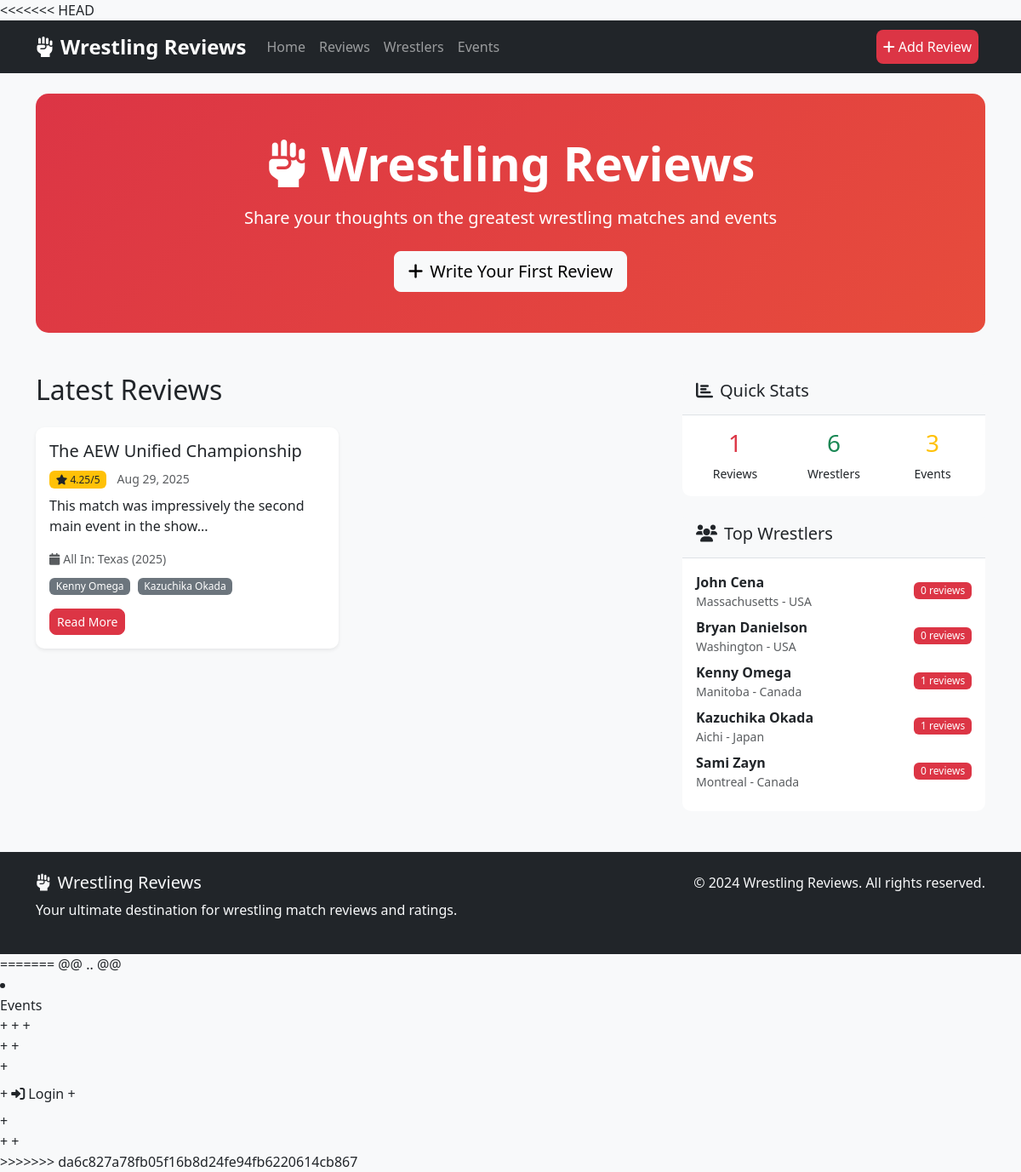
The app's page /, older data.
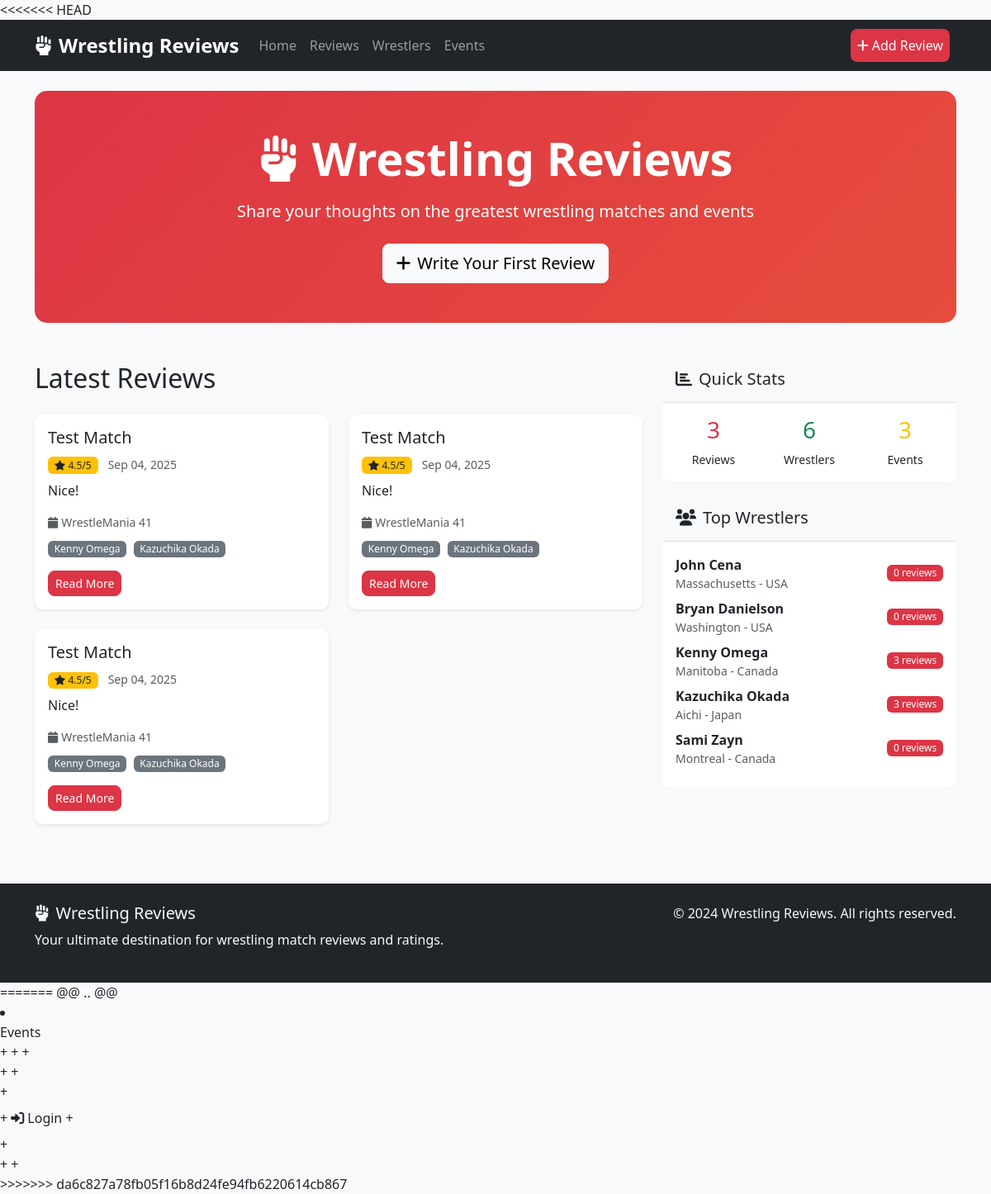
The same page, newer data.
### reviews/models.py (models this page shows, shortened)
class Review(models.Model):
    match_title = models.CharField(max_length=200)
    event = models.ForeignKey(Event, on_delete=models.CASCADE, related_name="reviews")
    wrestlers = models.ManyToManyField(Wrestler, related_name="reviews")
    review_content = models.TextField()
    rating = models.FloatField()
    user = models.ForeignKey(User, on_delete=models.CASCADE)
    created_at = models.DateTimeField(auto_now_add=True)

### events/models.py (models this page shows)
class Event(models.Model):
    name = models.CharField(max_length=200)
    date = models.DateField()
    location = models.CharField(max_length=200)
    promotion = models.CharField(max_length=100, blank=True, default="")
    description = models.TextField(blank=True, default="")
    is_ppv = models.BooleanField(default=True)
    created_at = models.DateTimeField(auto_now_add=True)
    updated_at = models.DateTimeField(auto_now=True)
    class Meta:
        ordering = ["date", "-created_at", "-updated_at"]

### wrestlers/models.py (models this page shows, shortened)
class Wrestler(models.Model):
    name = models.CharField(max_length=200)
    country = models.CharField(max_length=100)
    debut_year = models.IntegerField()
    birth_date = models.DateField(null=True, blank=True)
    debut_date = models.DateField(null=True, blank=True)

### wrestling_reviews/views.py (the view)
# urls.py: 2. Add a URL to urlpatterns:  path('', views.home, name='home')
def home(request):
    latest_reviews = Review.objects.select_related('event', 'user').prefetch_related('wrestlers').order_by('-created_at')[:6]
    total_reviews = Review.objects.count()
    total_wrestlers = Wrestler.objects.count()
    total_events = Event.objects.count()
    top_wrestlers = Wrestler.objects.prefetch_related('reviews').all()[:5]
    context = {
        'latest_reviews': latest_reviews,
        'total_reviews': total_reviews,
        'total_wrestlers': total_wrestlers,
        'total_events': total_events,
        'top_wrestlers': top_wrestlers,
    }
    return render(request, 'home.html', context)

### templates/home.html (shortened to what this page needs)
{% extends 'base.html' %}
{% load static %}
{% block content %}
<div class="hero-section bg-primary text-white py-5 mb-5 rounded">
    <div class="container text-center">
        <h1 class="display-4 fw-bold mb-3">
            <i class="fas fa-fist-raised me-3"></i>Wrestling Reviews
        </h1>
        <p class="lead mb-4">Share your thoughts on the greatest wrestling matches and events</p>
        <a href="{% url 'add_review' %}" class="btn btn-light btn-lg">
            <i class="fas fa-plus me-2"></i>Write Your First Review
        </a>
    </div>
</div>
<div class="row">
    <div class="col-lg-8">
        <h2 class="mb-4">Latest Reviews</h2>
        <div class="row">
            {% for review in latest_reviews %}
            <div class="col-md-6 mb-4">
                <div class="card h-100 shadow-sm">
                    <div class="card-body">
                        <h5 class="card-title">{{ review.match_title }}</h5>
                        <div class="mb-2">
                            <span class="badge bg-warning text-dark">
                                <i class="fas fa-star"></i> {{ review.rating }}/5
                            </span>
                            <small class="text-muted ms-2">{{ review.created_at|date:"M d, Y" }}</small>
                        </div>
                        <p class="card-text">{{ review.review_content|truncatewords:20 }}</p>
                        <div class="mb-2">
                            <small class="text-muted">
                                <i class="fas fa-calendar me-1"></i>{{ review.event.name }}
                            </small>
                        </div>
                        <div class="mb-3">
                            {% for wrestler in review.wrestlers.all %}
                                <span class="badge bg-secondary me-1">{{ wrestler.name }}</span>
                            {% endfor %}
                        </div>
                        <a href="{% url 'review_detail' review.id %}" class="btn btn-primary btn-sm">Read More</a>
                    </div>
                </div>
            </div>
            {% endfor %}
        </div>
    </div>
    <div class="col-lg-4">
        <div class="card mb-4">
            <div class="card-header">
                <h5><i class="fas fa-chart-bar me-2"></i>Quick Stats</h5>
            </div>
            <div class="card-body">
                <div class="row text-center">
                    <div class="col-4">
                        <h3 class="text-primary">{{ total_reviews }}</h3>
                        <small>Reviews</small>
                    </div>
                    <div class="col-4">
                        <h3 class="text-success">{{ total_wrestlers }}</h3>
                        <small>Wrestlers</small>
                    </div>
                    <div class="col-4">
                        <h3 class="text-warning">{{ total_events }}</h3>
                        <small>Events</small>
                    </div>
                </div>
            </div>
        </div>
        <div class="card">
            <div class="card-header">
                <h5><i class="fas fa-users me-2"></i>Top Wrestlers</h5>
            </div>
            <div class="card-body">
                {% for wrestler in top_wrestlers %}
                <div class="d-flex justify-content-between align-items-center mb-2">
                    <div>
                        <strong>{{ wrestler.name }}</strong>
                        <br>
                        <small class="text-muted">{{ wrestler.country }}</small>
                    </div>
                    <span class="badge bg-primary">{{ wrestler.reviews.count }} reviews</span>
                </div>
                {% empty %}
                <p class="text-muted">No wrestlers yet</p>
                {% endfor %}
            </div>
        </div>
    </div>
</div>
{% endblock %}

Row changes from the older to the newer data that the page shows:
removed Review: match_title "The AEW Unified Championship", rating "4.25", created_at "Aug 29, 2025", review_content "This match was impressively the second main event in the show...", event.name "All In: Texas (2025)", Wrestler (name "Kenny Omega"), Wrestler (name "Kazuchika Okada")
added Review: match_title "Test Match", rating "4.5", created_at "Sep 04, 2025", review_content "Nice!", event.name "WrestleMania 41", Wrestler (name "Kenny Omega"), Wrestler (name "Kazuchika Okada")
computed for Wrestler "Kenny Omega": reviews.count "1" → "3"
computed for Wrestler "Kazuchika Okada": reviews.count "1" → "3"
added Review: match_title "Test Match", rating "4.5", created_at "Sep 04, 2025", review_content "Nice!", event.name "WrestleMania 41", Wrestler (name "Kenny Omega"), Wrestler (name "Kazuchika Okada")
added Review: match_title "Test Match", rating "4.5", created_at "Sep 04, 2025", review_content "Nice!", event.name "WrestleMania 41", Wrestler (name "Kenny Omega"), Wrestler (name "Kazuchika Okada")
Text that changed along with them:
{{ total_reviews }}: "1" → "3"
